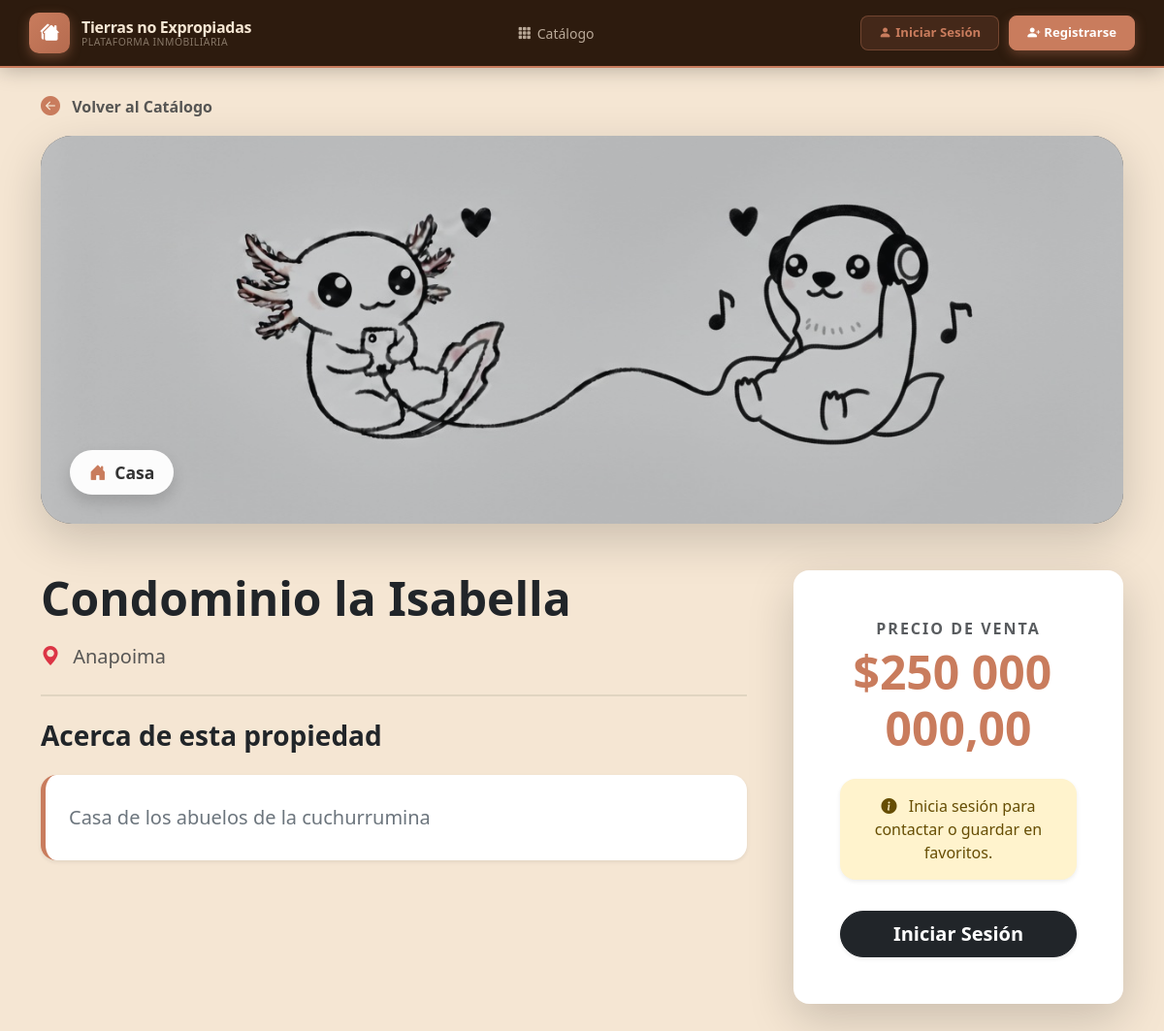
The app's page /api/inmuebles/2/ with its own data.
### apps/inmuebles/models.py (models this page shows, shortened)
class Inmueble(models.Model):
    TIPOS_INMUEBLE = [
        ("apartamento", "Apartamento"),
        ("casa", "Casa"),
        ("finca", "Finca")
    ]
    tipo = models.CharField(
        max_length=20,
        choices=TIPOS_INMUEBLE
    )
    titulo = models.CharField(max_length=150)
    descripcion = models.TextField()
    tipo = models.CharField(max_length=20, choices=TIPOS_INMUEBLE)
    precio = models.DecimalField(max_digits=13, decimal_places=2)
    ciudad = models.CharField(max_length=100)
    imagen = models.ImageField(upload_to="inmuebles/", null=True, blank=True)
    estado = models.CharField(max_length=20, default="disponible")
    propietario = models.ForeignKey(
        Usuario,
        on_delete=models.CASCADE,
        related_name="inmuebles",
    )
    creado_en = models.DateTimeField(auto_now_add=True)

### apps/inmuebles/views.py (the view)
# urls.py: path("<int:pk>/", inmueble_detalle_view, name="detalle_inmueble"),
def inmueble_detalle_view(request, pk):
    inmueble = get_object_or_404(Inmueble, pk=pk)
    return render(request, "inmuebles/detalle.html", {
        "inmueble": inmueble
    })

### apps/inmuebles/templates/inmuebles/detalle.html (shortened to what this page needs)
{% extends "base.html" %}
{% load static %}
{% load humanize %}
{% block content %}
<link href="https://cdn.jsdelivr.net/npm/bootstrap@5.3.0/dist/css/bootstrap.min.css" rel="stylesheet">
<link href="https://cdn.jsdelivr.net/npm/bootstrap-icons/font/bootstrap-icons.css" rel="stylesheet">
<link rel="stylesheet" href="{% static 'inmuebles/css/detalle.css' %}">
<div class="container mt-4 mb-3">
    <a href="{% url 'lista_inmuebles' %}" class="btn-volver-link text-decoration-none fw-bold text-muted">
        <i class="bi bi-arrow-left-circle-fill me-2 fs-5 text-primary"></i> Volver al Catálogo
    </a>
</div>
<div class="container mb-5">
    <div class="portada-wrapper rounded-5 shadow-lg position-relative overflow-hidden bg-dark">
        {% if inmueble.imagen %}
        <img src="{{ inmueble.imagen.url }}" class="portada-img w-100 object-fit-cover opacity-75" alt="{{ inmueble.titulo }}">
        {% else %}
        <img src="https://via.placeholder.com/1920x600?text=Sin+Imagen" class="portada-img w-100 object-fit-cover opacity-75" alt="Sin imagen">
        {% endif %}
        <div class="portada-badge shadow">
            <i class="bi bi-house-door-fill text-primary me-1"></i> {{ inmueble.get_tipo_display|default:inmueble.tipo|title }}
        </div>
    </div>
</div>
<div class="container mb-5">
    <div class="row g-5">
        <div class="col-lg-8">
            <h1 class="display-5 fw-bold text-dark mb-3">{{ inmueble.titulo }}</h1>
            <p class="fs-5 text-muted mb-4"><i class="bi bi-geo-alt-fill text-danger me-2"></i> {{ inmueble.ciudad|title }}</p>
            <hr class="my-4 separator-custom">
            <h3 class="fw-bold text-dark mb-4">Acerca de esta propiedad</h3>
            <div class="descripcion-box p-4 rounded-4 shadow-sm bg-white">
                <p class="fs-5 text-secondary lh-lg mb-0 text-justify">
                    {{ inmueble.descripcion|linebreaksbr }}
                </p>
            </div>
        </div>
        <div class="col-lg-4">
            <div class="pricing-card card border-0 shadow-lg rounded-4 sticky-top">
                <div class="card-body p-5 text-center">
                    <p class="text-uppercase fw-bold text-muted mb-1 tracking-wider">Precio de Venta</p>
                    <h2 class="display-5 fw-bold text-primary mb-4">${{ inmueble.precio|intcomma }}</h2>
                    <div class="d-grid gap-3 mt-4">
                        {% if user.is_authenticated %}
                        <a href="{% url 'contactar_inmueble' inmueble.id %}" class="btn btn-primary btn-lg rounded-pill fw-bold shadow-sm p-3">
                            <i class="bi bi-envelope-paper-fill me-2"></i> Contactar al Dueño
                        </a>
                        <a href="{% url 'agregar_favorito' inmueble.id %}" class="btn btn-outline-danger btn-lg rounded-pill fw-bold border-2 p-3">
                            <i class="bi bi-heart-fill me-2"></i> Guardar en Favoritos
                        </a>
                        {% else %}
                        <div class="alert alert-warning rounded-4 border-0 shadow-sm" role="alert">
                            <i class="bi bi-info-circle-fill me-2"></i> Inicia sesión para contactar o guardar en favoritos.
                        </div>
                        <a href="{% url 'login' %}" class="btn btn-dark btn-lg rounded-pill fw-bold shadow-sm">Iniciar Sesión</a>
                        {% endif %}
                    </div>
                </div>
            </div>
        </div>
    </div>
</div>
{% endblock %}

### static/css/main.css (style rules this page uses)
:root { --tne-beige: #F5E6D3; --tne-terracota: #C97C5D; --tne-dark: #2D1B0E; --tne-mid: #8B4513; --tne-white: #FFFFFF; --tne-body-bg: #F0E6D6; }
* { box-sizing: border-box; }
body { margin: 0; padding: 0; font-family: 'Inter', 'Segoe UI', Arial, sans-serif; background-color: var(--tne-body-bg); color: #2D1B0E; }

### apps/inmuebles/static/inmuebles/css/detalle.css (style rules this page uses)
body { background-color: #F5E6D3; font-family: 'Segoe UI', Tahoma, Geneva, Verdana, sans-serif; }
.text-primary { color: #C97C5D !important; }
.btn-volver-link { transition: color 0.3s ease; }
.portada-wrapper { height: 55vh; min-height: 300px; max-height: 400px; }
.portada-img { height: 100%; transition: transform 0.5s ease; }
.portada-badge { position: absolute; bottom: 30px; left: 30px; background: rgba(255, 255, 255, 0.95); color: #333; padding: 10px 20px; border-radius: 30px; font-weight: 800; font-size: 1.1rem; backdrop-filter: blur(5px); }
.separator-custom { border-top: 2px solid #e0d5c1; opacity: 1; }
.descripcion-box { border-left: 5px solid #C97C5D; }
.text-justify { text-align: justify; }
.pricing-card { top: 100px; z-index: 10; transition: box-shadow 0.3s ease; }
.tracking-wider { letter-spacing: 2px; }

### records on screen
Inmueble: imagen (picture), tipo "Casa", titulo "Condominio la Isabella", ciudad "Anapoima", descripcion "Casa de los abuelos de la cuchurrumina", precio "250 000 000,00"
